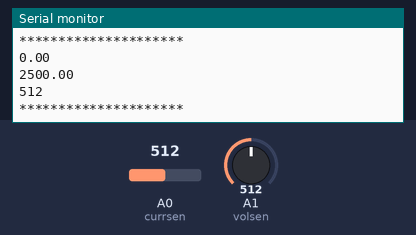
This sketch was run on a simulated Arduino Uno, built with avr-gcc and run on an emulated ATmega328P. Shown: the last lines printed to the serial monitor. The inputs (shaded band) are chosen by the test bench; at power-on: A0 (currsen) = 512, A1 (volsen) = 512. No radio packets arrive unless stated.

Above: at 1.8 s.
1.9 s: A0 (currsen) set to 716
At 3.0 s:
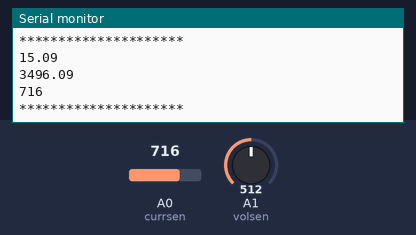
3.4 s: A0 (currsen) set to 900
At 5.1 s:
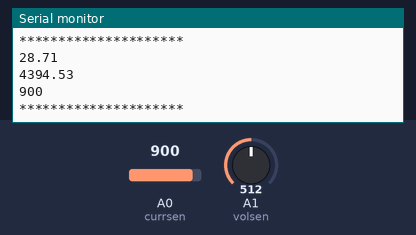
Timing chart, 0 to 6.6 s (numbered marks = the images above; inputs shaded):
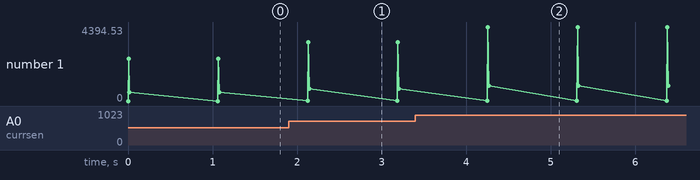

Measured:
- after the input at 1.9 s, the serial monitor: prints a new line after 0.22 s (image 1)
- after the input at 3.4 s, the serial monitor: prints a new line after 0.85 s (image 2)
- plotted number 1: 512 → 716 after the input at 1.9 s, 716 → 900 after the input at 3.4 s

The sketch:

transmiter.ino
```cpp
#include<VirtualWire.h>

#define currsen A0         //current sensor to A0 pin arduino
#define volsen A1          //voltage sensor to A1 pin
#define dataout 12         //RF sensor to 12 pin

//Sending data
char Array[20];
int a, b;

//current sensor
int sensitivity = 66;
int adcvalue = 0;
int offsetvoltage = 2500;
double adcvoltage = 0;
double currentvalue = 0;
float c;

//voltage sensor
float vout = 0;
float vin = 0;
float r1 = 30000.0;
float r2 = 7500.0;
int val = 0;

void setup() {
  Serial.begin(9600);
  //Setting up the GPIO pins
  pinMode(currsen, INPUT);
  pinMode(volsen, INPUT);
  //Setting up the RF Transmitter
  vw_setup(2000);         //data send speed
  vw_set_tx_pin(dataout);
}

void loop() {
  //Reading the values of Current
  adcvalue = analogRead(currsen);
  adcvoltage = (adcvalue / 1024.0) * 5000;
  currentvalue = ((adcvoltage - offsetvoltage) / sensitivity);

  //Reading the values of Voltage
  val = analogRead(volsen);
  vout = (val * 5.0) / 1024.0;
  vin = vout /(r2/(r1+r2));

  //Display of Float values
  Serial.println(currentvalue);
  //Serial.println(vin);
  Serial.println(adcvoltage);
  Serial.println(adcvalue);
  Serial.println("*********************");
  //Converting the float value to Integer
  a = currentvalue * 100;
  b = vin * 100;

  //Display the integer values
  //Serial.println(a);
  //Serial.println(b);


  //sending data through RF
  sprintf(Array, "%d,%d", a, b);
  vw_send((uint8_t *)Array, strlen(Array));
  vw_wait_tx();

  delay(1000);
}
```
